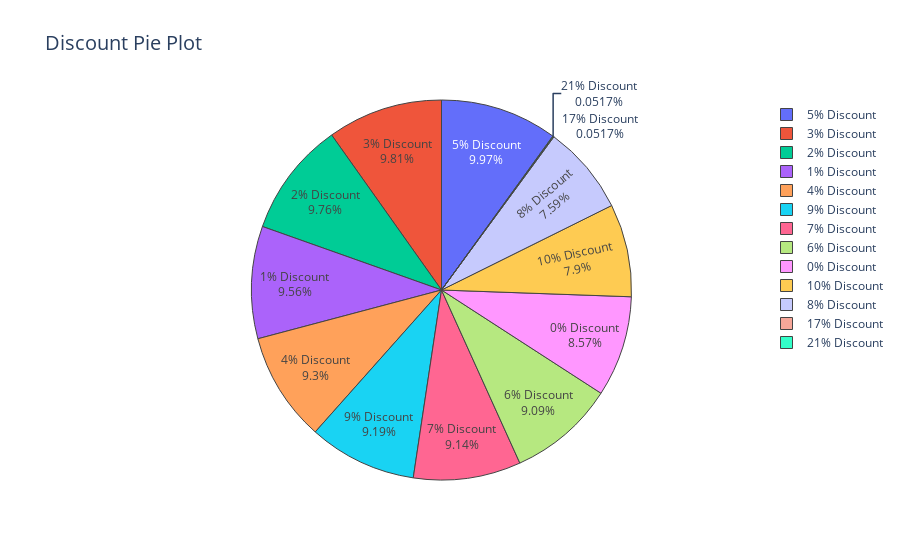

Source (notebook cell):
### Markdown cell above
- **This line plot clearly shows that most sales were between 0 - 48k and profit trends were on average during these periods.**

- **However, there were cases of loss especially close to mid-year, where we had the highest sales of about 45.7k but the lowest profit of -16.7k.**

- **This could be a result of many things such as extreme discount sales, massive returns, late delivery timeframe, etc further analysis could be done to determine what exactly contributed to a massive loss despite the high sales.**

### Code cell
labels = ['5% Discount','3% Discount','2% Discount','1% Discount','4% Discount','9% Discount',
          '7% Discount','6% Discount','0% Discount','10% Discount','8% Discount','17% Discount', '21% Discount']

trace_pie = go.Pie(labels=labels,
                   values=df['discount'].value_counts(),
                   textinfo='label+percent',hoverinfo='label+percent',
                   marker=dict(line=dict(width=1)),)

layout = go.Layout(title='Discount Pie Plot' ,titlefont=dict(size=20))

iplot(dict(data=trace_pie,layout=layout))

### Figure 1 — Plotly figure (JSON) as saved in the notebook; plotly's stock layout.template omitted (floating-point values rounded to 4 significant figures)
{"data": [{"hoverinfo": "label+percent", "labels": ["5% Discount", "3% Discount", "2% Discount", "1% Discount", "4% Discount", "9% Discount", "7% Discount", "6% Discount", "0% Discount", "10% Discount", "8% Discount", "17% Discount", "21% Discount"], "marker": {"line": {"width": 1}}, "textinfo": "label+percent", "type": "pie", "values": [193, 190, 189, 185, 180, 178, 177, 176, 166, 153, 147, 1, 1]}], "layout": {"title": {"font": {"size": 20}, "text": "Discount Pie Plot"}}}
